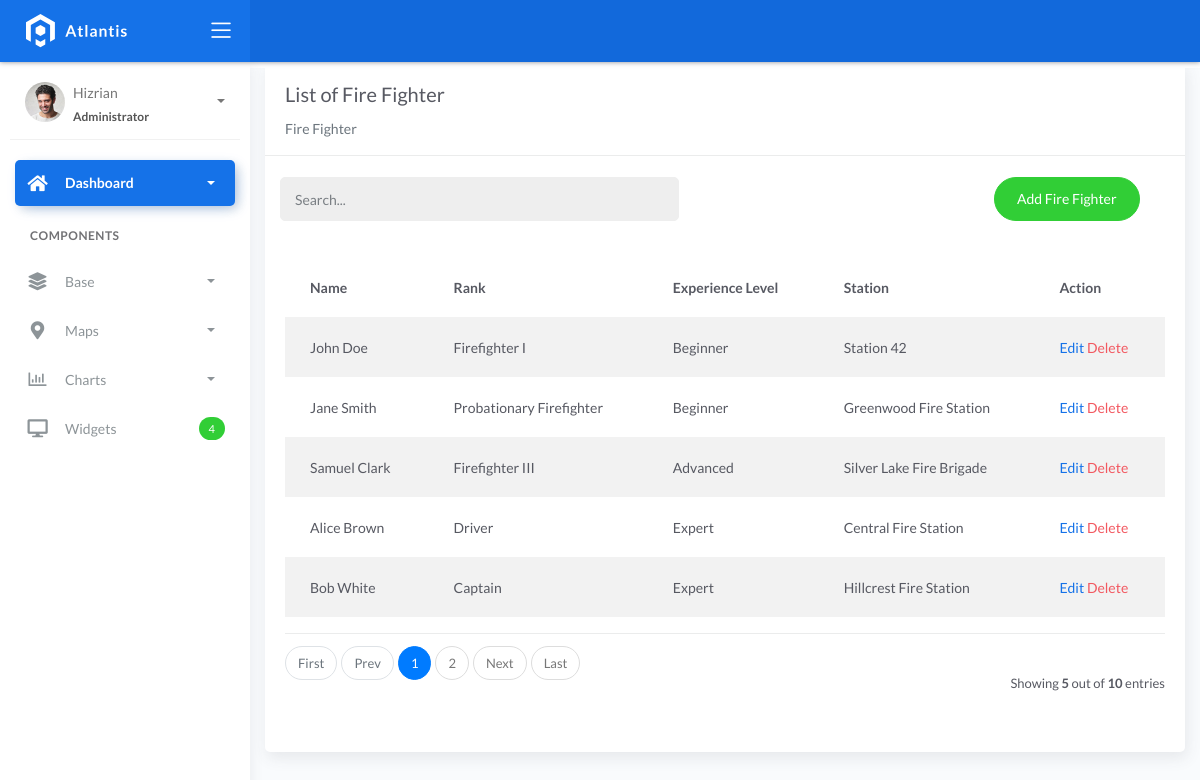
The app's page /firefighter_list/ with its own data.
### fire/models.py (models this page shows, shortened)
class BaseModel(models.Model):
    created_at = models.DateTimeField(auto_now_add=True, db_index=True)
    updated_at = models.DateTimeField(auto_now=True)
    class Meta:
        abstract = True

class Firefighters(BaseModel):
    RANK_CHOICES = (
        ('Probationary Firefighter', 'Probationary Firefighter'),
        ('Firefighter I', 'Firefighter I'),
        ('Firefighter II', 'Firefighter II'),
        ('Firefighter III', 'Firefighter III'),
        ('Driver', 'Driver'),
        ('Captain', 'Captain'),
        ('Battalion Chief', 'Battalion Chief'),
    )
    name = models.CharField(max_length=150)
    rank = models.CharField(max_length=150, choices=RANK_CHOICES)
    experience_level = models.CharField(max_length=150)
    station = models.ForeignKey(FireStation, on_delete=models.CASCADE, default=1)

class FireStation(BaseModel):
    name = models.CharField(max_length=150)
    latitude = models.DecimalField(
        max_digits=22, decimal_places=16, null=True, blank=True)
    longitude = models.DecimalField(
        max_digits=22, decimal_places=16, null=True, blank=True)
    address = models.CharField(max_length=150)
    city = models.CharField(max_length=150)  # can be in separate table
    country = models.CharField(max_length=150)  # can be in separate table
    def __str__(self):
        return self.name

### fire/views.py (the view)
# urls.py: path('firefighter_list/', FireFightersList.as_view(), name='fighter-list'),
class FireFightersList(ListView):
    model = Firefighters
    context_object_name = 'fire_fighter'
    template_name = 'firefighter_list.html'
    paginate_by = 5

### templates/firefighter_list.html (shortened to what this page needs)
{% extends 'base.html' %}
{% load static %}
{% block content %}
<div class="content">
    <div class="container-fluid">
        <div class="row">
            <div class="col-md-12">
                <div class="card">
                    <div class="card-header">
                        <div class="card-title">List of Fire Fighter</div>
                        <div class="card-category text-muted">Fire Fighter</div>
                    </div>
                    <br />
                    <div class="col-md-12 row">
                        <div class="col-md-6">
                            <form class="navbar-left navbar-form nav-search mr-md-3" action="">
                                <div class="input-group">
                                    <input type="text" placeholder="Search..." class="form-control" />
                                    <div class="input-group-append">
                                        <span class="input-group-text">
                                        </span>
                                    </div>
                                </div>
                            </form>
                        </div>
                        <div class="col-md-6">
                            <div class="pull-right">
                                <a href="{% url 'fighter-add' %}" class="btn btn-success btn-rounded">Add Fire Fighter</a>
                            </div>
                        </div>
                    </div>
                    <div class="card-body">
                        <table class="table table-striped mt-3">
                            <thead>
                                <tr>
                                    <th scope="col">Name</th>
                                    <th scope="col">Rank</th>
                                    <th scope="col">Experience Level</th>
                                    <th scope="col">Station</th>
                                    <th scope="col">Action</th>
                                </tr>
                            </thead>
                            <tbody>
                                {% if object_list %}
                                    {% for object in object_list %}
                                    <tr>
                                        <td>{{ object.name }}</td>
                                        <td>{{ object.rank }}</td>
                                        <td>{{ object.experience_level }}</td>
                                        <td>{{ object.station }}</td>
                                        <td>
                                            <a href="{% url 'fighter-update' object.id %}">Edit</a>
                                            <a href="{% url 'fighter-delete' object.id %}" class="text-danger">Delete</a>
                                        </td>
                                    </tr>
                                    {% endfor %}
                                {% else %}
                                    <tr>
                                        <td colspan="5" class="text-center">No fire incidents found.</td>
                                    </tr>
                                {% endif %}
                            </tbody>
                        </table>
                        {% include 'includes/pagination.html' %}
                    </div>
                </div>
            </div>
        </div>
    </div>
</div>
{% endblock %}

### records on screen
Firefighters: name "John Doe", rank "Firefighter I", experience_level "Beginner", station "Station 42"
Firefighters: name "Jane Smith", rank "Probationary Firefighter", experience_level "Beginner", station "Greenwood Fire Station"
Firefighters: name "Samuel Clark", rank "Firefighter III", experience_level "Advanced", station "Silver Lake Fire Brigade"
Firefighters: name "Alice Brown", rank "Driver", experience_level "Expert", station "Central Fire Station"
Firefighters: name "Bob White", rank "Captain", experience_level "Expert", station "Hillcrest Fire Station"

### other values on screen
{{ page_num }} "1"
{{ page_num }} "2"
{{ object_list.count }} "5"
{{ paginator.count }} "10"
